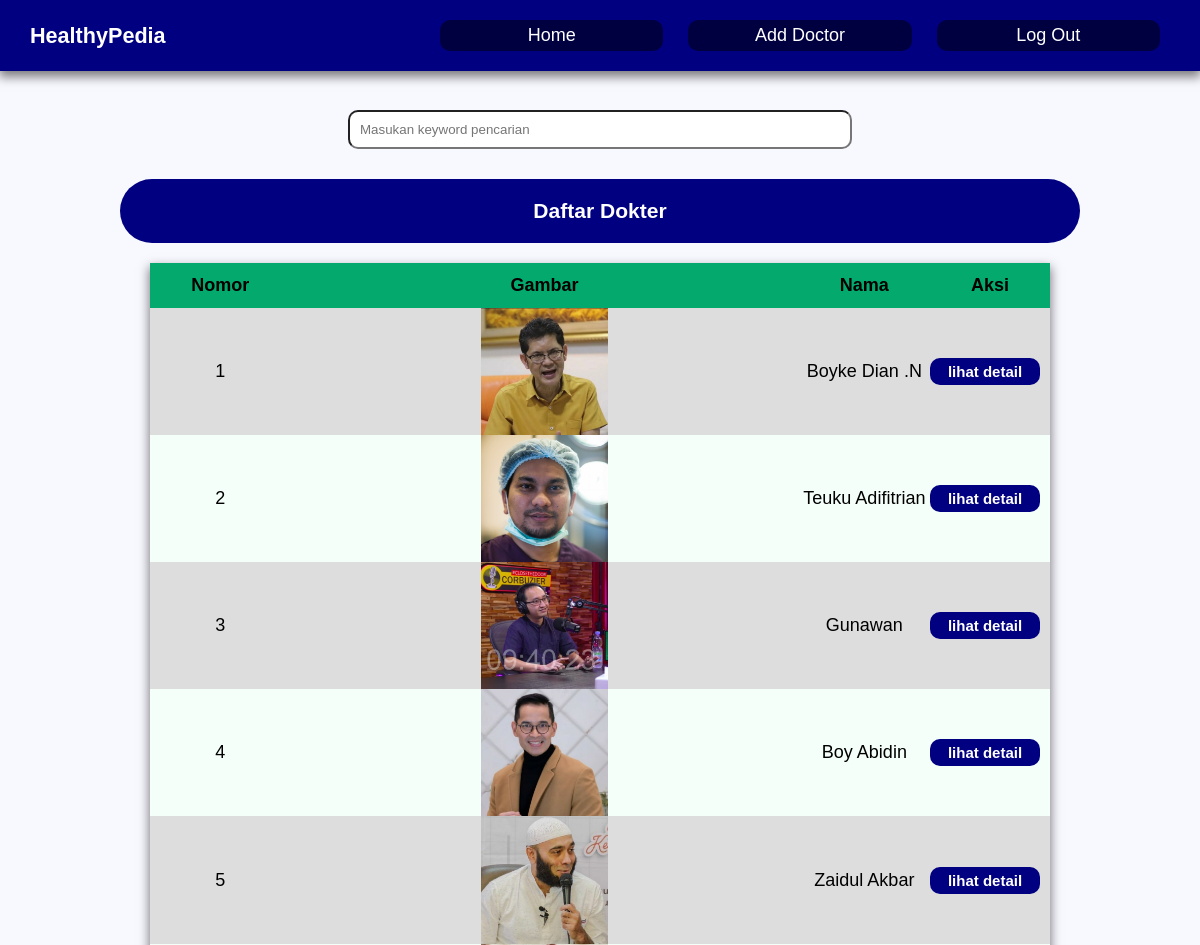
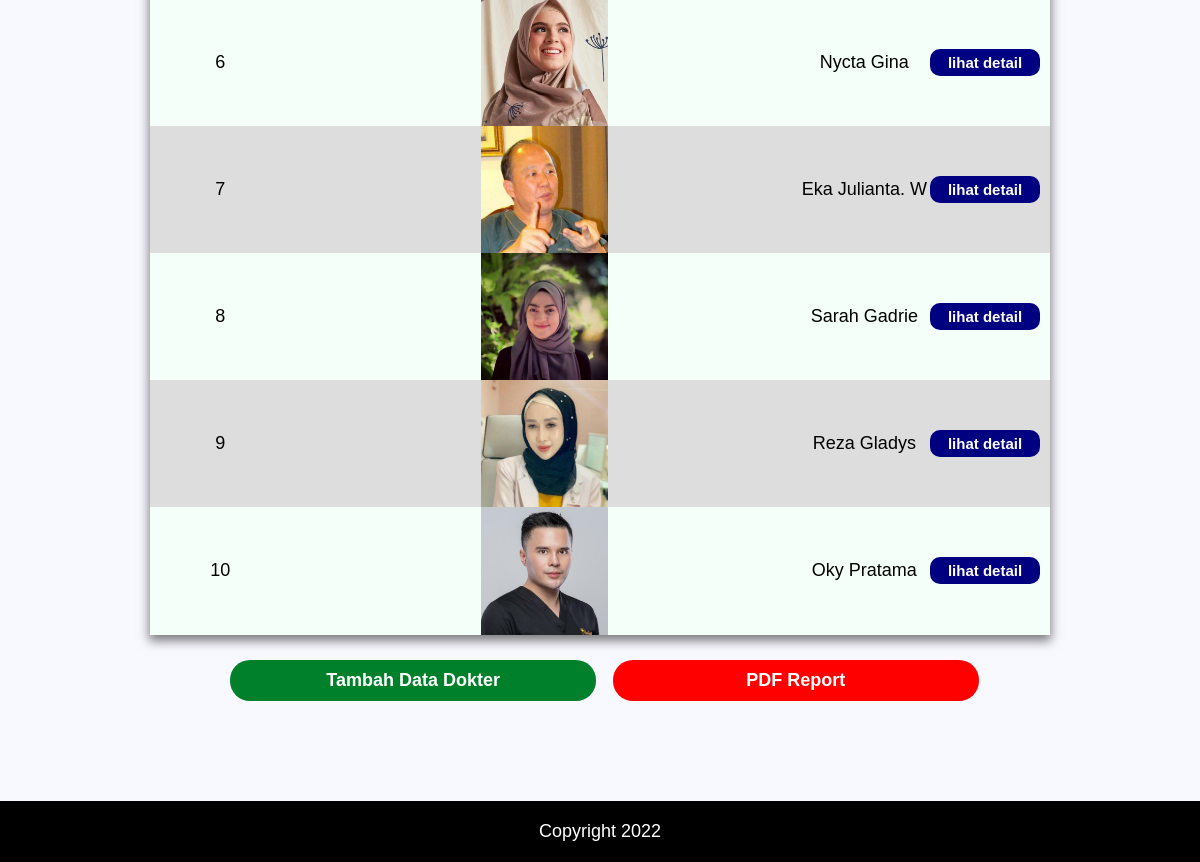
The app's page /index.php (signed in) with its own data (2 pictures, top to bottom).
### tables this page shows
CREATE TABLE `dokter` (
  `id` int(11) NOT NULL,
  `nama` varchar(255) NOT NULL,
  `kode_dr` char(9) NOT NULL,
  `email` varchar(255) NOT NULL,
  `spesialis` varchar(255) NOT NULL,
  `gambar` varchar(255) NOT NULL
);

### functions.php (called while the page is built, shortened)
<?php
function koneksi ()
{
  return mysqli_connect('localhost', 'root', '', 'tubes_213040133');
}
 function query ($query)
{
    $conn = koneksi();
    $result = mysqli_query($conn, $query);
     $rows = [];
 while ($row = mysqli_fetch_assoc($result)) {
   $rows [] = $row;
 }
   return $rows;
}
 ?>

### index.php (the view, shortened to what this page needs)
<?php
require 'functions.php';
$dokter = query("SELECT * FROM dokter ");
?>
<!DOCTYPE html>
<html lang="en">
<head>
  <link rel="stylesheet" href="css/index.css" type="text/css">
</head>
<body>
<nav class="menu">
      <div class="brand">HealthyPedia</div>
      <ul class="menu-list">
        <li><a href="halaman-depan.php" class="halaman-depan">Home</a></li>
        <li><a href="tambah.php" class="add-doctor">Add Doctor</a></li>
        <li><a href="logout.php" class="logout">Log Out</a></li>
      </ul>
</nav>
  <form action="" method="POST">
    <input type="text" name="keyword" placeholder="Masukan keyword pencarian"
    autocomplete="off" autofocus class="keyword">
  </form>
  <div class="header">
    <h3 class="head">Daftar Dokter</h3>
  </div>
<div class="container">
  <table cellpadding="0" cellspacing="0" >
    <tr>
      <th class="nomor">Nomor</th>
      <th class="gambar">Gambar</th>
      <th class="nama">Nama</th>
      <th class="aksi">Aksi</th>
    </tr>
  <?php $i = 1; foreach( $dokter as $dr) : ?>
    <tr>
      <td class="nomor"><?= $i++; ?></td>
      <td class="gambar"><img src="img/<?= $dr['gambar']; ?>"></td>
      <td class="nama"><?= $dr['nama']; ?></td>
      <td class="aksi">
        <a href="detail.php?id=<?= $dr['id']; ?>">lihat detail</a>
      </td>
    </tr>
  <?php endforeach; ?>
  </table>
</div>
<div class="tambah">
    <a href="tambah.php" class="add">Tambah Data Dokter</a>
    <a href="report.php" class="report">PDF Report</a>
</div>
<div class="footer">
      <div class="t-p">
        <p>Copyright 2022</p>
      </div>
  </div>
</body>
</html>

### css/index.css (style rules this page uses)
* { margin: 0; padding: 0; }
body { background-color: #f8f8ff; font-size: 18px; font-family: Arial, Helvetica, sans-serif; }
.menu { display: grid; grid-template-columns: 1fr 2fr; margin-bottom: 10px; align-items: center; background-color: navy; padding: 20px 0; align-content: flex-end; position: fixed; top: 0; width: 100%; box-shadow: 0px 5px 10px 1px rgba(0,0,0,0.5); }
.menu .brand { font-size: 1.2em; font-weight: bold; color: white; margin-left: 30px; }
.menu ul { list-style: none; display: grid; grid-template-columns: repeat(auto-fit, minmax(100px, 1fr)); gap: 5px; margin-right: 0px; margin-left: 0px; }
.menu li a { display: block; background-color: rgba(0,0,0,0.5); color: white; text-decoration: none; text-align: center; padding: 5px; border-radius: 10px; }
.menu li .halaman-depan { margin-left: 40px; }
.menu li .add-doctor { margin-right: 20px; margin-left: 20px; }
.menu li .logout { margin-right: 40px; }
form { margin: 110px auto 30px auto; }
input { display: block; padding: 10px; border-radius: 10px; margin: 0 auto; width: 40%; }
.header { display: grid; background-color: navy; color: white; padding: 20px; box-sizing: border-box; justify-content: center; width: 80%; margin: 0 auto 20px auto; border-radius: 50px; }
.container { display: grid; grid-template-areas: 'head head head' 'table table table' 'footer footer footer'; justify-content: center; grid-template-columns: 1fr 1fr 1fr; }
.container table { grid-area: table; background-color: #f5fffa; width: 75%; margin: 0 auto; box-shadow: 0px 5px 10px 1px rgba(0,0,0,0.5); }
.container table img { display: block; margin: 0 auto; width: 25%; }
tr:nth-child(even) { background-color: #ddd; }
td, th { border: none; }
th { padding: 12px 40px; background-color: #04aa6d; }
td { text-align: center; }
td a { display: block; background-color: navy; text-decoration: none; color: white; padding: 5px; border-radius: 10px; margin-right: 10px; font-size: 15px; font-weight: 600; }
.tambah { margin: 20px auto 100px auto; width: 70%; font-weight: 600; display: grid; grid-template-columns: 1fr 1fr; justify-content: space-between; align-items: center; gap: 25px; margin-top: 25px; }
.tambah .add { display: block; width: 85%; background-color: #00802b; color: white; text-decoration: none; text-align: center; padding: 10px; border-radius: 20px; margin-left: 50px; }
.tambah .report { display: block; width: 85%; background-color: red; color: white; text-decoration: none; text-align: center; padding: 10px; border-radius: 20px; }
.footer { display: grid; grid-template-columns: repeat(auto-fit, auto); grid-area: footer; grid-template-areas: 'about policy location'; bottom: 0; width: 100%; background-color: black; color: white; position: relative ; padding: 20px; box-sizing: border-box; justify-content: space-between; }
.footer .t-p { display: grid; grid-area: policy; align-items: center; }

### records on screen
dokter: gambar (picture), nama "Boyke Dian .N"
dokter: gambar (picture), nama "Teuku Adifitrian"
dokter: gambar (picture), nama "Gunawan"
dokter: gambar (picture), nama "Boy Abidin"
dokter: gambar (picture), nama "Zaidul Akbar"
dokter: gambar (picture), nama "Nycta Gina"
dokter: gambar (picture), nama "Eka Julianta. W"
dokter: gambar (picture), nama "Sarah Gadrie"
dokter: gambar (picture), nama "Reza Gladys"
dokter: gambar (picture), nama "Oky Pratama"
